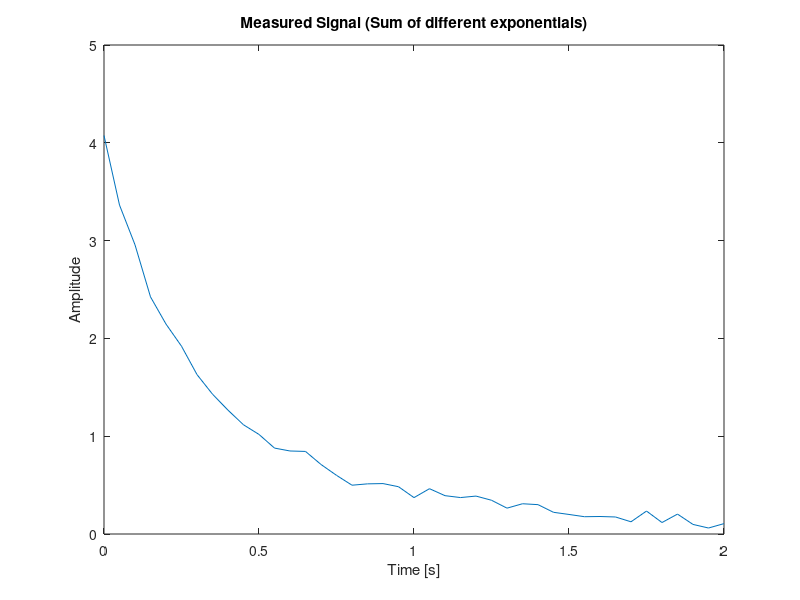
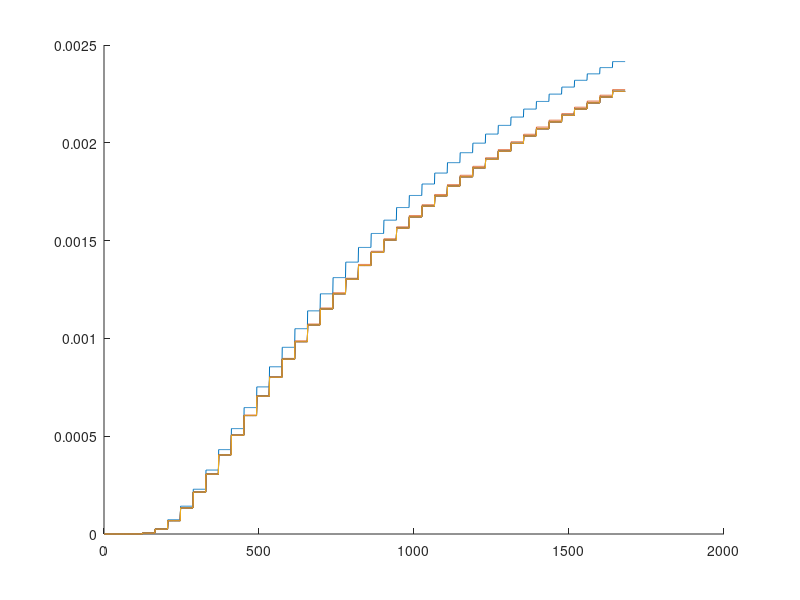
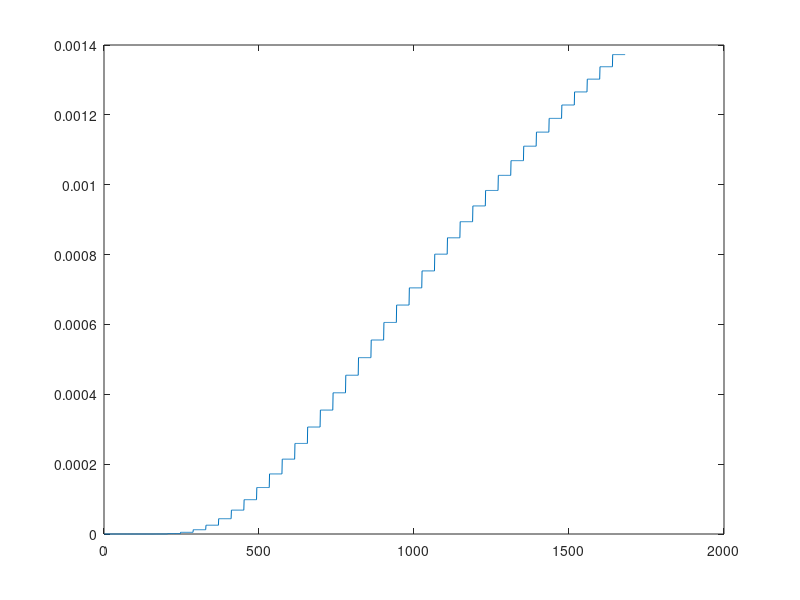
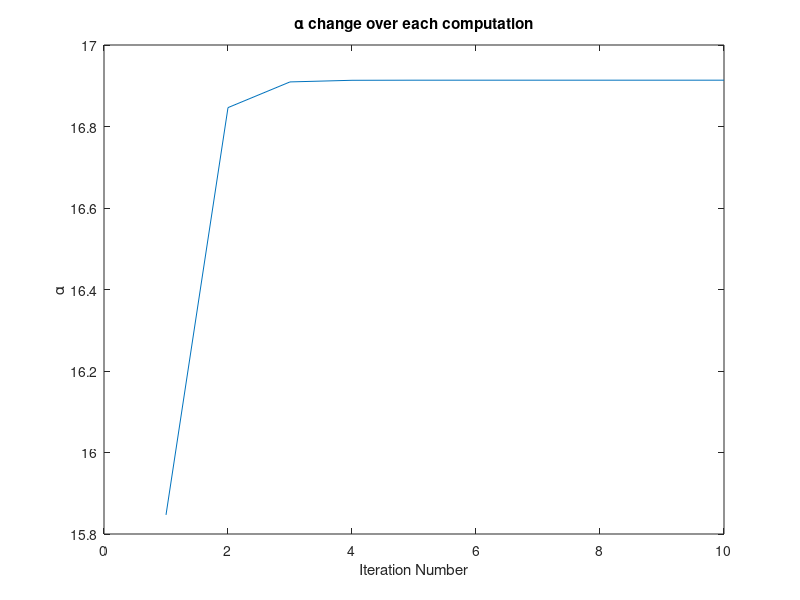

The MATLAB source for these figures, in order:
%% David Dobbie
% Recreating paper 1 (Solving Fredholm Integrals of the first Kind With
% Tensor Product Structure in 2 and 2.5 Dimensions)

%Aim: Extract the exponential time constants from a summation of several
%       type of them.

clc
clf
clear


time_constants = [1, 4];
exp_weightings = [1, 3];

time = 0:0.05:2;
init_individual_exp = [];



for t=time
    init_individual_exp = [init_individual_exp; exp_weightings.*exp(-time_constants*t)];
end

data= sum(init_individual_exp'); %adds expoential functions together


% generate the noise
noise_mean = 0;
noise_std_dev = 0.05;
noise = normrnd(noise_mean, noise_std_dev, 1,length(time));

data = noise + data;

figure(1)
plot(time, data);
title('Measured Signal (Sum of different exponentials)')
xlabel('Time [s]')
ylabel('Amplitude')


%% Step 1 Compression
% skipped at this point

K_1 = exp(-1./time)';

K_2 = ones(size(data'));

K_0 = kron(K_1, K_2);
%% Step 2 Optimisation

alpha = 0.01;
m = K_0;



c = ones(size(m));

alpha_hist = [];

figure(2)
hold on

f = c;

%this is the method that prevents it being divergent
for i=1:10
    k_square = K_0*K_0';    
    c = inv(k_square + alpha*eye(size(k_square)))*m;
    plot(c)
    
    alpha =  sqrt(size(c,2)) / norm(c); %implement eq 41
    
    alpha_hist = [alpha_hist; alpha];
    
    
end
hold off
%{
%this is the divergent method
for i=1:50   
    f = K_0'*c;
    
    c = (K_0 * f - m)/(-alpha);
    
    plot(time, c)
    
    alpha = length(c) / norm(c);
    
    alpha_hist = [alpha_hist; alpha];

    
end
%}
f = K_0.*c

var = K_0'*((K_0*K_0' + alpha*eye(size(k_square)))^-2)*K_0


figure(3)
plot(f)


figure(4)
plot(alpha_hist)
title('\alpha change over each computation')
xlabel('Iteration Number')
ylabel('\alpha')